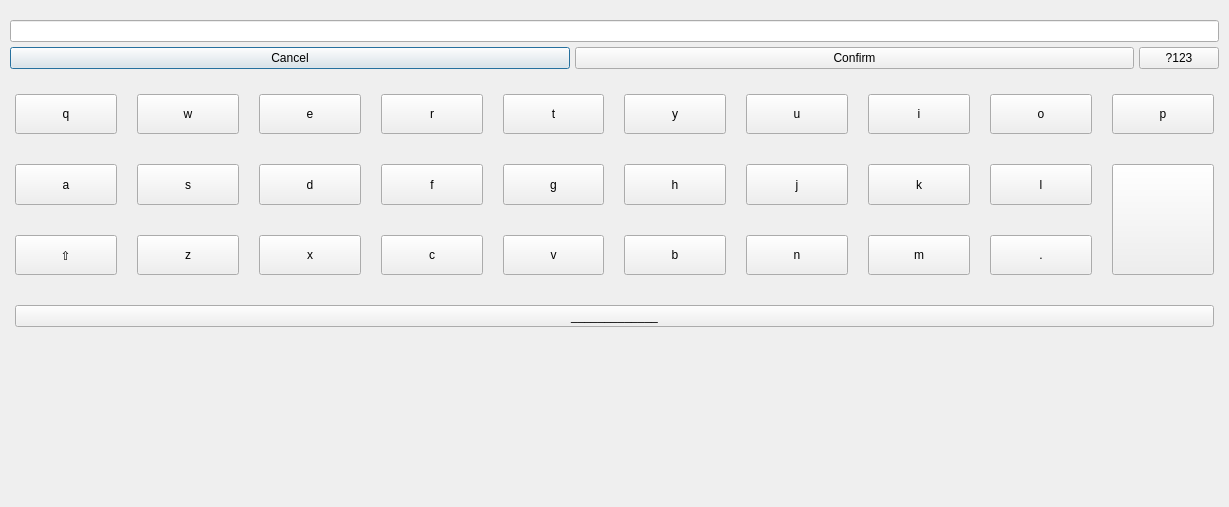
<?xml version="1.0" encoding="UTF-8"?>
<ui version="4.0">
 <class>keyboard</class>
 <widget class="QDialog" name="keyboard">
  <property name="geometry">
   <rect>
    <x>0</x>
    <y>0</y>
    <width>1229</width>
    <height>507</height>
   </rect>
  </property>
  <property name="windowTitle">
   <string>Form</string>
  </property>
  <layout class="QVBoxLayout" name="verticalLayout">
   <property name="spacing">
    <number>5</number>
   </property>
   <property name="leftMargin">
    <number>10</number>
   </property>
   <property name="topMargin">
    <number>20</number>
   </property>
   <property name="rightMargin">
    <number>10</number>
   </property>
   <property name="bottomMargin">
    <number>20</number>
   </property>
   <item>
    <widget class="QLineEdit" name="lineEdit">
     <property name="enabled">
      <bool>true</bool>
     </property>
     <property name="cursor">
      <cursorShape>OpenHandCursor</cursorShape>
     </property>
     <property name="focusPolicy">
      <enum>Qt::ClickFocus</enum>
     </property>
     <property name="cursorMoveStyle">
      <enum>Qt::VisualMoveStyle</enum>
     </property>
    </widget>
   </item>
   <item>
    <layout class="QHBoxLayout" name="horizontalLayout">
     <property name="sizeConstraint">
      <enum>QLayout::SetMinimumSize</enum>
     </property>
     <item>
      <widget class="QPushButton" name="Button_Cancel">
       <property name="sizePolicy">
        <sizepolicy hsizetype="Expanding" vsizetype="Fixed">
         <horstretch>0</horstretch>
         <verstretch>0</verstretch>
        </sizepolicy>
       </property>
       <property name="text">
        <string>Cancel</string>
       </property>
      </widget>
     </item>
     <item>
      <widget class="QPushButton" name="Button_Confirm">
       <property name="sizePolicy">
        <sizepolicy hsizetype="Expanding" vsizetype="Fixed">
         <horstretch>0</horstretch>
         <verstretch>0</verstretch>
        </sizepolicy>
       </property>
       <property name="text">
        <string>Confirm</string>
       </property>
      </widget>
     </item>
     <item>
      <widget class="QPushButton" name="Button_Special">
       <property name="sizePolicy">
        <sizepolicy hsizetype="Minimum" vsizetype="Fixed">
         <horstretch>0</horstretch>
         <verstretch>0</verstretch>
        </sizepolicy>
       </property>
       <property name="text">
        <string>?123</string>
       </property>
      </widget>
     </item>
    </layout>
   </item>
   <item>
    <layout class="QGridLayout" name="gridLayout">
     <property name="leftMargin">
      <number>5</number>
     </property>
     <property name="topMargin">
      <number>20</number>
     </property>
     <property name="rightMargin">
      <number>5</number>
     </property>
     <property name="bottomMargin">
      <number>160</number>
     </property>
     <property name="horizontalSpacing">
      <number>20</number>
     </property>
     <property name="verticalSpacing">
      <number>30</number>
     </property>
     <item row="1" column="3">
      <widget class="QPushButton" name="Button_f">
       <property name="sizePolicy">
        <sizepolicy hsizetype="Minimum" vsizetype="Minimum">
         <horstretch>0</horstretch>
         <verstretch>0</verstretch>
        </sizepolicy>
       </property>
       <property name="text">
        <string>f</string>
       </property>
      </widget>
     </item>
     <item row="0" column="0">
      <widget class="QPushButton" name="Button_q">
       <property name="sizePolicy">
        <sizepolicy hsizetype="Minimum" vsizetype="Minimum">
         <horstretch>0</horstretch>
         <verstretch>0</verstretch>
        </sizepolicy>
       </property>
       <property name="text">
        <string>q</string>
       </property>
      </widget>
     </item>
     <item row="2" column="5">
      <widget class="QPushButton" name="Button_b">
       <property name="sizePolicy">
        <sizepolicy hsizetype="Minimum" vsizetype="Minimum">
         <horstretch>0</horstretch>
         <verstretch>0</verstretch>
        </sizepolicy>
       </property>
       <property name="text">
        <string>b</string>
       </property>
      </widget>
     </item>
     <item row="2" column="0">
      <widget class="QPushButton" name="Button_Caps">
       <property name="sizePolicy">
        <sizepolicy hsizetype="Minimum" vsizetype="Minimum">
         <horstretch>0</horstretch>
         <verstretch>0</verstretch>
        </sizepolicy>
       </property>
       <property name="text">
        <string>⇧</string>
       </property>
      </widget>
     </item>
     <item row="1" column="7">
      <widget class="QPushButton" name="Button_k">
       <property name="sizePolicy">
        <sizepolicy hsizetype="Minimum" vsizetype="Minimum">
         <horstretch>0</horstretch>
         <verstretch>0</verstretch>
        </sizepolicy>
       </property>
       <property name="text">
        <string>k</string>
       </property>
      </widget>
     </item>
     <item row="0" column="7">
      <widget class="QPushButton" name="Button_i">
       <property name="sizePolicy">
        <sizepolicy hsizetype="Minimum" vsizetype="Minimum">
         <horstretch>0</horstretch>
         <verstretch>0</verstretch>
        </sizepolicy>
       </property>
       <property name="text">
        <string>i</string>
       </property>
      </widget>
     </item>
     <item row="1" column="0">
      <widget class="QPushButton" name="Button_a">
       <property name="sizePolicy">
        <sizepolicy hsizetype="Minimum" vsizetype="Minimum">
         <horstretch>0</horstretch>
         <verstretch>0</verstretch>
        </sizepolicy>
       </property>
       <property name="text">
        <string>a</string>
       </property>
      </widget>
     </item>
     <item row="2" column="6">
      <widget class="QPushButton" name="Button_n">
       <property name="sizePolicy">
        <sizepolicy hsizetype="Minimum" vsizetype="Minimum">
         <horstretch>0</horstretch>
         <verstretch>0</verstretch>
        </sizepolicy>
       </property>
       <property name="text">
        <string>n</string>
       </property>
      </widget>
     </item>
     <item row="1" column="5">
      <widget class="QPushButton" name="Button_h">
       <property name="sizePolicy">
        <sizepolicy hsizetype="Minimum" vsizetype="Minimum">
         <horstretch>0</horstretch>
         <verstretch>0</verstretch>
        </sizepolicy>
       </property>
       <property name="text">
        <string>h</string>
       </property>
      </widget>
     </item>
     <item row="2" column="8">
      <widget class="QPushButton" name="Button_dot">
       <property name="sizePolicy">
        <sizepolicy hsizetype="Minimum" vsizetype="Minimum">
         <horstretch>0</horstretch>
         <verstretch>0</verstretch>
        </sizepolicy>
       </property>
       <property name="text">
        <string>.</string>
       </property>
      </widget>
     </item>
     <item row="0" column="1">
      <widget class="QPushButton" name="Button_w">
       <property name="sizePolicy">
        <sizepolicy hsizetype="Minimum" vsizetype="Minimum">
         <horstretch>0</horstretch>
         <verstretch>0</verstretch>
        </sizepolicy>
       </property>
       <property name="text">
        <string>w</string>
       </property>
      </widget>
     </item>
     <item row="1" column="6">
      <widget class="QPushButton" name="Button_j">
       <property name="sizePolicy">
        <sizepolicy hsizetype="Minimum" vsizetype="Minimum">
         <horstretch>0</horstretch>
         <verstretch>0</verstretch>
        </sizepolicy>
       </property>
       <property name="text">
        <string>j</string>
       </property>
      </widget>
     </item>
     <item row="0" column="3">
      <widget class="QPushButton" name="Button_r">
       <property name="sizePolicy">
        <sizepolicy hsizetype="Minimum" vsizetype="Minimum">
         <horstretch>0</horstretch>
         <verstretch>0</verstretch>
        </sizepolicy>
       </property>
       <property name="text">
        <string>r</string>
       </property>
      </widget>
     </item>
     <item row="0" column="4">
      <widget class="QPushButton" name="Button_t">
       <property name="sizePolicy">
        <sizepolicy hsizetype="Minimum" vsizetype="Minimum">
         <horstretch>0</horstretch>
         <verstretch>0</verstretch>
        </sizepolicy>
       </property>
       <property name="text">
        <string>t</string>
       </property>
      </widget>
     </item>
     <item row="0" column="2">
      <widget class="QPushButton" name="Button_e">
       <property name="sizePolicy">
        <sizepolicy hsizetype="Minimum" vsizetype="Minimum">
         <horstretch>0</horstretch>
         <verstretch>0</verstretch>
        </sizepolicy>
       </property>
       <property name="text">
        <string>e</string>
       </property>
      </widget>
     </item>
     <item row="1" column="1">
      <widget class="QPushButton" name="Button_s">
       <property name="sizePolicy">
        <sizepolicy hsizetype="Minimum" vsizetype="Minimum">
         <horstretch>0</horstretch>
         <verstretch>0</verstretch>
        </sizepolicy>
       </property>
       <property name="text">
        <string>s</string>
       </property>
      </widget>
     </item>
     <item row="2" column="4">
      <widget class="QPushButton" name="Button_v">
       <property name="sizePolicy">
        <sizepolicy hsizetype="Minimum" vsizetype="Minimum">
         <horstretch>0</horstretch>
         <verstretch>0</verstretch>
        </sizepolicy>
       </property>
       <property name="text">
        <string>v</string>
       </property>
      </widget>
     </item>
     <item row="1" column="4">
      <widget class="QPushButton" name="Button_g">
       <property name="sizePolicy">
        <sizepolicy hsizetype="Minimum" vsizetype="Minimum">
         <horstretch>0</horstretch>
         <verstretch>0</verstretch>
        </sizepolicy>
       </property>
       <property name="text">
        <string>g</string>
       </property>
      </widget>
     </item>
     <item row="1" column="2">
      <widget class="QPushButton" name="Button_d">
       <property name="sizePolicy">
        <sizepolicy hsizetype="Minimum" vsizetype="Minimum">
         <horstretch>0</horstretch>
         <verstretch>0</verstretch>
        </sizepolicy>
       </property>
       <property name="text">
        <string>d</string>
       </property>
      </widget>
     </item>
     <item row="0" column="8">
      <widget class="QPushButton" name="Button_o">
       <property name="sizePolicy">
        <sizepolicy hsizetype="Minimum" vsizetype="Minimum">
         <horstretch>0</horstretch>
         <verstretch>0</verstretch>
        </sizepolicy>
       </property>
       <property name="text">
        <string>o</string>
       </property>
      </widget>
     </item>
     <item row="2" column="2">
      <widget class="QPushButton" name="Button_x">
       <property name="sizePolicy">
        <sizepolicy hsizetype="Minimum" vsizetype="Minimum">
         <horstretch>0</horstretch>
         <verstretch>0</verstretch>
        </sizepolicy>
       </property>
       <property name="text">
        <string>x</string>
       </property>
      </widget>
     </item>
     <item row="0" column="5">
      <widget class="QPushButton" name="Button_y">
       <property name="sizePolicy">
        <sizepolicy hsizetype="Minimum" vsizetype="Minimum">
         <horstretch>0</horstretch>
         <verstretch>0</verstretch>
        </sizepolicy>
       </property>
       <property name="text">
        <string>y</string>
       </property>
      </widget>
     </item>
     <item row="2" column="3">
      <widget class="QPushButton" name="Button_c">
       <property name="sizePolicy">
        <sizepolicy hsizetype="Minimum" vsizetype="Minimum">
         <horstretch>0</horstretch>
         <verstretch>0</verstretch>
        </sizepolicy>
       </property>
       <property name="text">
        <string>c</string>
       </property>
      </widget>
     </item>
     <item row="1" column="9" rowspan="2">
      <widget class="QPushButton" name="Button_backspace">
       <property name="sizePolicy">
        <sizepolicy hsizetype="Minimum" vsizetype="Minimum">
         <horstretch>0</horstretch>
         <verstretch>0</verstretch>
        </sizepolicy>
       </property>
       <property name="text">
        <string/>
       </property>
       <property name="icon">
        <iconset resource="../Resources/sanki.qrc">
         <normaloff>:/icons/backspace.png</normaloff>:/icons/backspace.png</iconset>
       </property>
      </widget>
     </item>
     <item row="2" column="7">
      <widget class="QPushButton" name="Button_m">
       <property name="sizePolicy">
        <sizepolicy hsizetype="Minimum" vsizetype="Minimum">
         <horstretch>0</horstretch>
         <verstretch>0</verstretch>
        </sizepolicy>
       </property>
       <property name="text">
        <string>m</string>
       </property>
      </widget>
     </item>
     <item row="0" column="6">
      <widget class="QPushButton" name="Button_u">
       <property name="sizePolicy">
        <sizepolicy hsizetype="Minimum" vsizetype="Minimum">
         <horstretch>0</horstretch>
         <verstretch>0</verstretch>
        </sizepolicy>
       </property>
       <property name="text">
        <string>u</string>
       </property>
      </widget>
     </item>
     <item row="0" column="9">
      <widget class="QPushButton" name="Button_p">
       <property name="sizePolicy">
        <sizepolicy hsizetype="Minimum" vsizetype="Minimum">
         <horstretch>0</horstretch>
         <verstretch>0</verstretch>
        </sizepolicy>
       </property>
       <property name="text">
        <string>p</string>
       </property>
      </widget>
     </item>
     <item row="2" column="1">
      <widget class="QPushButton" name="Button_z">
       <property name="sizePolicy">
        <sizepolicy hsizetype="Minimum" vsizetype="Minimum">
         <horstretch>0</horstretch>
         <verstretch>0</verstretch>
        </sizepolicy>
       </property>
       <property name="text">
        <string>z</string>
       </property>
      </widget>
     </item>
     <item row="1" column="8">
      <widget class="QPushButton" name="Button_l">
       <property name="sizePolicy">
        <sizepolicy hsizetype="Minimum" vsizetype="Minimum">
         <horstretch>0</horstretch>
         <verstretch>0</verstretch>
        </sizepolicy>
       </property>
       <property name="text">
        <string>l</string>
       </property>
      </widget>
     </item>
     <item row="3" column="0" colspan="10">
      <widget class="QPushButton" name="Button_space">
       <property name="sizePolicy">
        <sizepolicy hsizetype="Minimum" vsizetype="Fixed">
         <horstretch>0</horstretch>
         <verstretch>0</verstretch>
        </sizepolicy>
       </property>
       <property name="text">
        <string>_____________</string>
       </property>
      </widget>
     </item>
    </layout>
   </item>
  </layout>
 </widget>
 <resources>
  <include location="../Resources/sanki.qrc"/>
 </resources>
 <connections/>
</ui>
